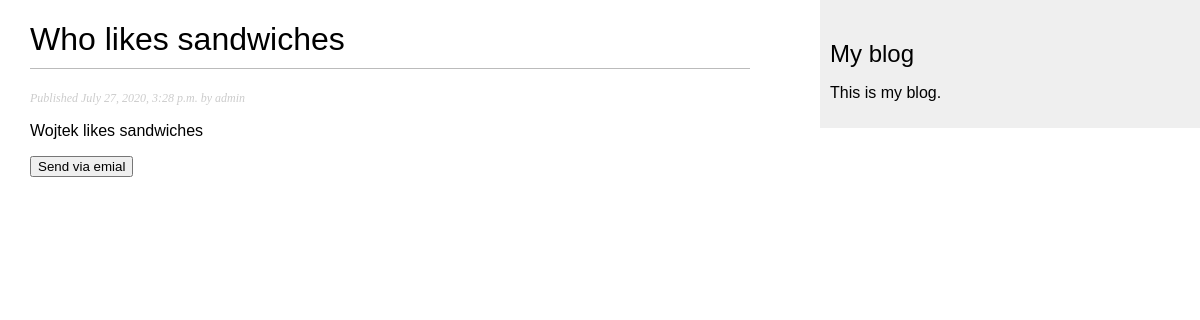
The app's page /blog/2020/7/27/who-likes-sandwiches/ with its own data.
### blog/models.py (models this page shows, shortened)
class Post(models.Model):
	STATUS_CHOICES = (
		('draft', 'Draft'),
		('published','Published'),)
	title = models.CharField(max_length=50)
	slug = models.SlugField(max_length=250, unique_for_date="publish")
	author = models.ForeignKey(User, on_delete=models.CASCADE, related_name = 'blog_posts')
	body = models.TextField()
	publish = models.DateTimeField(default=timezone.now)
	created = models.DateTimeField(auto_now_add=True)
	updated = models.DateTimeField(auto_now_add=True)
	status = models.CharField(max_length=10, choices=STATUS_CHOICES, default='draft')
	objects = models.Manager() # The default manager.
	published = PublishedManager() # Our custom manager.

### blog/views.py (the view)
def post_detail(request, year, month, day, post):
    post = get_object_or_404(Post,
        slug = post,
        status = 'published',   #str 27
        publish__year = year,
        publish__month = month,
        publish__day = day)
    sent = False
    if request.method == 'POST':
        form = EmailPostForm(request.POST)
        if form.is_valid():
            cd = form.cleaned_data
            post_url = request.build_absolute_uri(
                    post.get_absolute_url())
            subject = f"{cd['name']} recommends you read " \
                    f"{post.title}"
            message = f"Read {post.title} at {post_url}\n\n" \
                    f"{cd['name']}\'s comments: {cd['comments']}"
            send_mail(subject, message, 'admin@myblog.com',
                    [cd['to']])
            sent = True
    else:
        form = EmailPostForm()
    return render(request, 'blog/post/detail.html', {'post': post,
                                                    'form': form})

### blog/templates/blog/post/detail.html (shortened to what this page needs)
{% extends "blog/base.html" %}
{% block content %}
	<h1>{{ post.title }}</h1>
	<p class="date">
		Published {{ post.publish }} by {{ post.author }}
	</p>
	{{ post.body|linebreaks }}
	<p>
	<button class="button" id="sendbutton">Send via emial</button>
{% endblock %}

### blog/static/css/blog.css (style rules this page uses)
body { margin:0; padding:0; font-family:helvetica, sans-serif; }
h1 { font-weight:normal; border-bottom:1px solid #bbb; padding:0 0 10px 0; }
p.date { color:#ccc; font-family: georgia, serif; font-size: 12px; font-style: italic; }

### records on screen
Post: title "Who likes sandwiches", publish "July 27, 2020, 3:28 p.m.", author "admin", body "Wojtek likes sandwiches"
